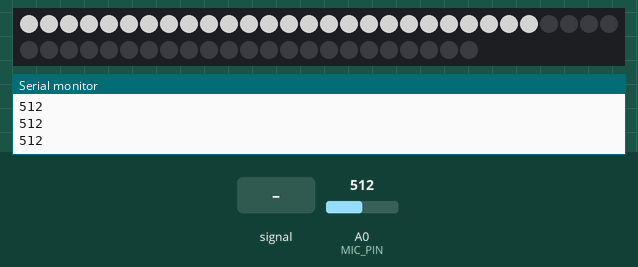
Simulated run of this sketch. Board: Arduino Uno, built with avr-gcc and run on an emulated ATmega328P. On the bench: 53 RGB LEDs in strip order, left to right, continuing on the next row, the last lines printed to the serial monitor. The inputs (shaded band) are chosen by the test bench; at power-on: A0 (MIC_PIN) = 512. Dim RGB values are drawn brighter than linear.

Above: at 1.2 s.
1.3 s: A0 (MIC_PIN) fed a 200 Hz sine of ±81 counts around its level
2.9 s: A0 (MIC_PIN) set to 716
At 3.7 s:
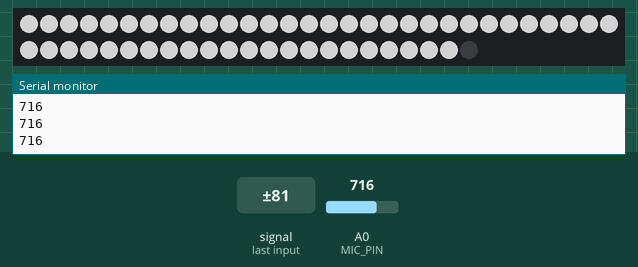
4.5 s: A0 (MIC_PIN) fed a 200 Hz sine of ±81 counts around its level
6.7 s: A0 (MIC_PIN) set to 511
At 7.3 s:
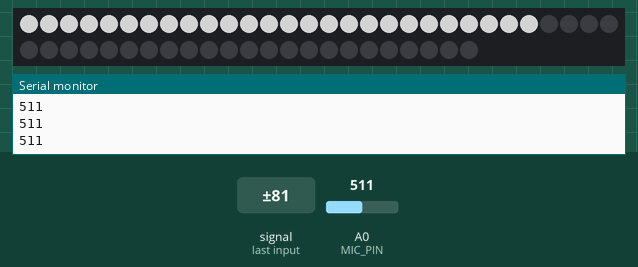
8.3 s: A0 (MIC_PIN) set to 306
At 9.0 s:
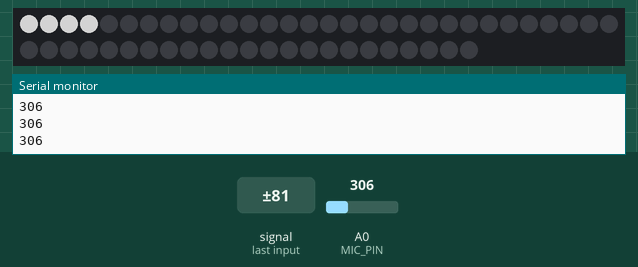
Timing chart, 0 to 10.9 s (numbered marks = the images above; inputs shaded):
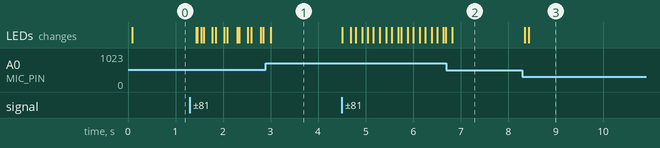

The sketch:

ws2812_sound_light.ino
```cpp
#include <FastLED.h>

#define NUM_LEDS 53
#define LED_PIN 6
#define MIC_PIN A0
#define MIC_THRESHOLD 300
#define MAX_BRIGHTNESS 255
#define MOVING_AVERAGE_LENGTH 5

CRGB leds[NUM_LEDS];
int micReadings[MOVING_AVERAGE_LENGTH];
int micReadIndex = 0;
int last_micValue = -1;
int max_down_dis = 1; // 设置每次最大下降mic_value

void setup() {
  FastLED.addLeds<NEOPIXEL, LED_PIN>(leds, NUM_LEDS);
  FastLED.setBrightness(0);
  FastLED.show();
  Serial.begin(9600);

  for (int i = 0; i < MOVING_AVERAGE_LENGTH; i++) {
    micReadings[i] = 0;
  }
}

// 设置每次下降不能超过20
int updateMicValue_by_distance(int mic_value){
  int tmp_vaule = mic_value;
  if(last_micValue - mic_value >= max_down_dis){
    mic_value = last_micValue - max_down_dis;
  }
  last_micValue = tmp_vaule;
  return mic_value;
}

void loop() {
  int micValue = analogRead(MIC_PIN);
  micReadings[micReadIndex] = micValue;
  micReadIndex = (micReadIndex + 1) % MOVING_AVERAGE_LENGTH;

  // 计算指数移动平均值
  int averageMicValue = calculateMovingAverage();

  averageMicValue = updateMicValue_by_distance(averageMicValue);
  if (averageMicValue > MIC_THRESHOLD) {
    visualize_music(averageMicValue);
  }
  //太短了容易出现瞬闪，太长了容易出现捕捉声音不到
  delay(20);
}

int calculateMovingAverage() {
  int sum = 0;

  for (int i = 0; i < MOVING_AVERAGE_LENGTH; i++) {
    sum += micReadings[i];
  }

  return sum / MOVING_AVERAGE_LENGTH;
}

void visualize_music(int micValue) {


  Serial.println(micValue);

  int min_mic = MIC_THRESHOLD + (1023 - MIC_THRESHOLD) * 0.05;
  if(micValue < min_mic){
    micValue = min_mic; // 设置为保底20%
  }


  // 不要设置为理论最大的声音强度，适当小一点。
  int numLedsToLight = map(micValue, MIC_THRESHOLD, 1023 - 300, 0, NUM_LEDS);
  int brightness = map(numLedsToLight, 0, NUM_LEDS, 0, MAX_BRIGHTNESS);
  brightness = MAX_BRIGHTNESS /2;
  FastLED.setBrightness(brightness);

  for (int i = 0; i < numLedsToLight; i++) {
    leds[i] = CRGB::White;
  }

  for (int i = numLedsToLight; i < NUM_LEDS; i++) {
    leds[i] = CRGB::Black;
  }

  FastLED.show();
}
```

Measured:
- after the input at 2.9 s, the LEDs: change after 0.10 s (image 1)
- after the input at 6.7 s, the LEDs: change after 0.12 s (image 2)
- after the input at 8.3 s, the LEDs: first change after 0.05 s (image 3 shows a later state)
